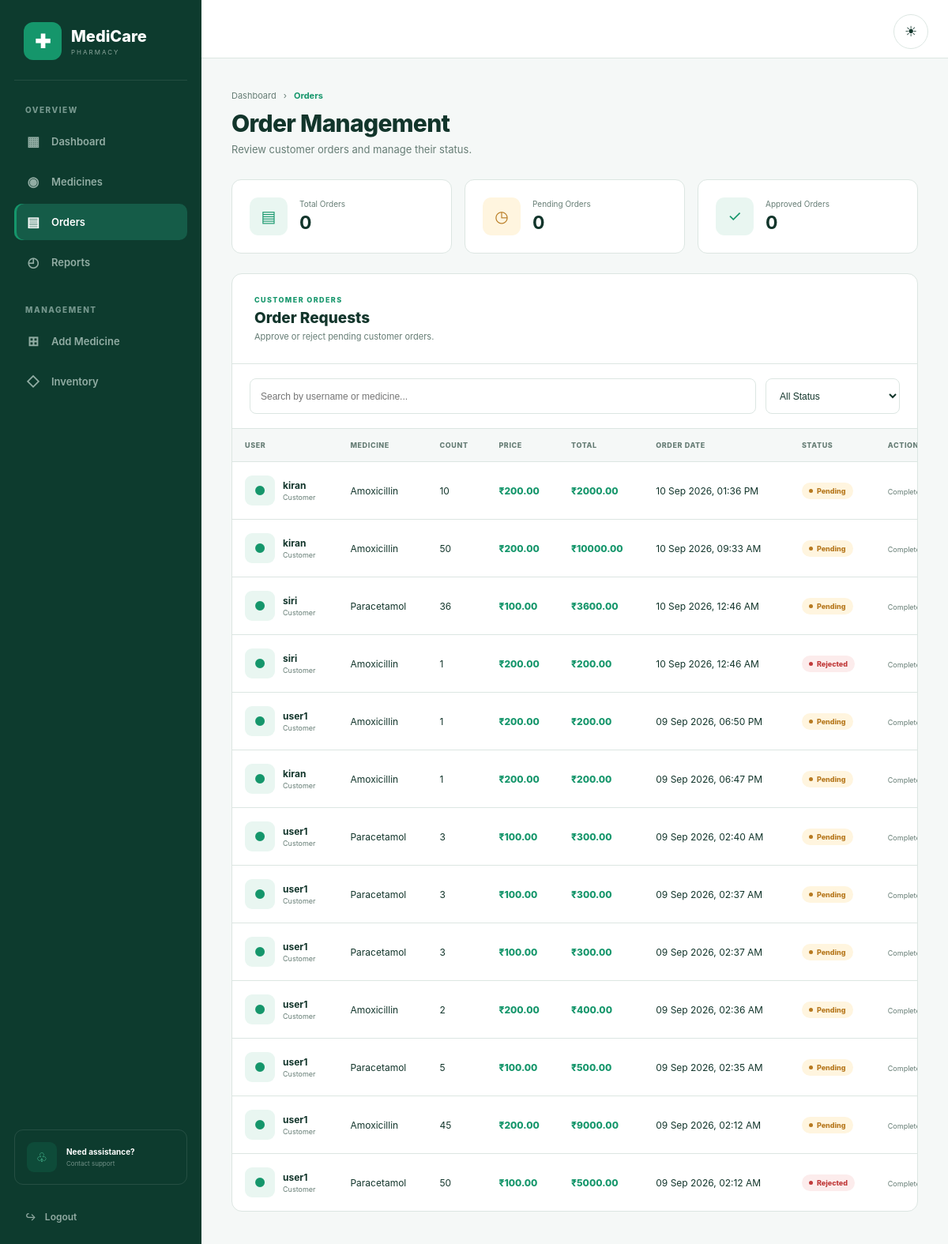
Page /orders-management/ (signed in) on the committed database.
### pharmacy/models.py (models this page shows, shortened)
class Order(models.Model):
    STATUS_CHOICES = [
        ('Pending', 'Pending'),
        ('In Progress', 'In Progress'),
        ('Delivered', 'Delivered'),
        ('Rejected', 'Rejected'),
    ]
    medicine = models.ForeignKey(
        Medicine,
        on_delete=models.CASCADE
    )
    user = models.ForeignKey(
        User,
        on_delete=models.CASCADE
    )
    count = models.PositiveIntegerField(default=1)
    order_date = models.DateTimeField(
        auto_now_add=True
    )
    status = models.CharField(
        max_length=30,
        choices=STATUS_CHOICES,
        default='Pending'
    )

class Medicine(models.Model):
    name = models.CharField(max_length=100)
    category = models.CharField(max_length=100)
    manufacture_date = models.DateField()
    expiry_date = models.DateField()
    price = models.DecimalField(
        max_digits=10,
        decimal_places=2
    )
    count = models.PositiveIntegerField(default=0)

### pharmacy/views.py (the view)
def orders_management(request):
    if not request.user.is_authenticated:
        return redirect('login')
    if not is_admin(request.user):
        return redirect('user_dashboard')
    orders = Order.objects.select_related(
        'medicine',
        'user'
    ).order_by('-order_date')
    for order in orders:
        order.total_price = order.medicine.price * order.count
    return render(
        request,
        'pharmacy/orders_management.html',
        {'orders': orders}
    )

### pharmacy/views.py (called while the page is built)
def is_admin(user):
    return user.is_authenticated and user.is_superuser

### pharmacy/templates/pharmacy/orders_management.html (shortened to what this page needs)
{% load static %}
<!DOCTYPE html>
<html lang="en">
<head>
</head>
<body>
<button
    type="button"
    id="themeToggle"
    class="theme-toggle"
    title="Switch to dark mode"
>
    <span class="sun">
        ☀
    </span>
</button>
<div class="app">
    <aside class="sidebar">
        <div class="brand">
            <div class="brand-icon">
                ✚
            </div>
            <div class="brand-name">
                <strong>
                    MediCare
                </strong>
                <span>
                    PHARMACY
                </span>
            </div>
        </div>
        <div class="menu-title">
            OVERVIEW
        </div>
        <nav class="menu">
            <a
                href="/admin-dashboard/"
                class="menu-link"
            >
                <span class="menu-icon">
                    ▦
                </span>
                <span>
                    Dashboard
                </span>
            </a>
            <a
                href="/admin-dashboard/#medicines"
                class="menu-link"
            >
                <span class="menu-icon">
                    ◉
                </span>
                <span>
                    Medicines
                </span>
            </a>
            <a
                href="/orders-management/"
                class="menu-link active"
            >
                <span class="menu-icon">
                    ▤
                </span>
                <span>
                    Orders
                </span>
            </a>
            <a
                href="/admin-dashboard/#reports"
                class="menu-link"
            >
                <span class="menu-icon">
                    ◴
                </span>
                <span>
                    Reports
                </span>
            </a>
        </nav>
        <div class="menu-title">
            MANAGEMENT
        </div>
        <nav class="menu">
            <a
                href="/add-medicine-page/"
                class="menu-link"
            >
                <span class="menu-icon">
                    ⊞
                </span>
                <span>
                    Add Medicine
                </span>
            </a>
            <a
                href="/admin-dashboard/#medicines"
                class="menu-link"
            >
                <span class="menu-icon">
                    ◇
                </span>
                <span>
                    Inventory
                </span>
            </a>
        </nav>
        <div class="sidebar-space"></div>
        <div class="support">
            <div class="support-icon">
                ♧
            </div>
            <div>
                <strong>
                    Need assistance?
                </strong>
                <span>
                    Contact support
                </span>
            </div>
        </div>
        <a
            href="/logout/"
            class="logout"
        >
            <span>
                ↪
            </span>
            <span>
                Logout
            </span>
        </a>
    </aside>
    <main class="main">
        <header class="topbar">
        </header>
        <div class="content">
            <div class="breadcrumb">
                <span>
                    Dashboard
                </span>
                <span>
                    ›
                </span>
                <strong>
                    Orders
                </strong>
            </div>
            <h1 class="page-title">
                Order Management
            </h1>
            <p class="page-description">
                Review customer orders and manage their status.
            </p>
            <div class="stats">
                <div class="stat-card">
                    <div class="stat-icon green">
                        ▤
                    </div>
                    <div>
                        <span>
                            Total Orders
                        </span>
                        <strong>
                            {{ total_orders|default:"0" }}
                        </strong>
                    </div>
                </div>
                <div class="stat-card">
                    <div class="stat-icon orange">
                        ◷
                    </div>
                    <div>
                        <span>
                            Pending Orders
                        </span>
                        <strong>
                            {{ pending_orders|default:"0" }}
                        </strong>
                    </div>
                </div>
                <div class="stat-card">
                    <div class="stat-icon green">
                        ✓
                    </div>
                    <div>
                        <span>
                            Approved Orders
                        </span>
                        <strong>
                            {{ approved_orders|default:"0" }}
                        </strong>
                    </div>
                </div>
            </div>
            <section class="panel">
                <div class="panel-header">
                    <div class="panel-label">
                        CUSTOMER ORDERS
                    </div>
                    <h2 class="panel-title">
                        Order Requests
                    </h2>
                    <p class="panel-description">
                        Approve or reject pending customer orders.
                    </p>
                </div>
                <div class="filters">
                    <div class="search">
                        <input
                            type="text"
                            id="orderSearch"
                            placeholder="Search by username or medicine..."
                            autocomplete="off"
                        >
                    </div>
                    <select
                        id="orderStatusFilter"
                        class="filter-select"
                    >
                        <option value="all">
                            All Status
                        </option>
                    </select>
                </div>
                <div class="table-wrap">
                    <table>
                        <thead>
                            <tr>
                                <th>
                                    USER
                                </th>
                                <th>
                                    MEDICINE
                                </th>
                                <th>
                                    COUNT
                                </th>
                                <th>
                                    PRICE
                                </th>
                                <th>
                                    TOTAL
                                </th>
                                <th>
                                    ORDER DATE
                                </th>
                                <th>
                                    STATUS
                                </th>
                                <th>
                                    ACTION
                                </th>
                            </tr>
                        </thead>
                        <tbody id="ordersBody">
                            {% for order in orders %}
                            <tr
                                class="order-row"
                                data-user="{{ order.user.username|lower }}"
                                data-medicine="{{ order.medicine.name|lower }}"
                                data-status="{{ order.status }}"
                            >
                                <td>
                                    <div class="medicine-cell">
                                        <div class="medicine-icon">
                                            ●
                                        </div>
                                        <div>
                                            <strong>
                                                {{ order.user.username }}
                                            </strong>
                                            <span>
                                                Customer
                                            </span>
                                        </div>
                                    </div>
                                </td>
                                <td>
                                    {{ order.medicine.name }}
                                </td>
                                <td>
                                    {{ order.count }}
                                </td>
                                <td class="table-price">
                                    ₹{{ order.medicine.price }}
                                </td>
                                <td class="table-price">
                                    ₹{{ order.total_price }}
                                </td>
                                <td>
                                    {{ order.order_date|date:"d M Y, h:i A" }}
                                </td>
                                <td>
                                    {% if order.status == "Approved" %}
                                    <span class="status approved">
                                        <span class="status-dot"></span>
                                        Approved
                                    </span>
                                    {% elif order.status == "Rejected" %}
                                    <span class="status rejected">
                                        <span class="status-dot"></span>
                                        Rejected
                                    </span>
                                    {% else %}
                                    <span class="status pending">
                                        <span class="status-dot"></span>
                                        Pending
                                    </span>
                                    {% endif %}
                                </td>
                                <td>
                                    {% if order.status == "Pending" %}
                                    <div class="actions">
                                        <button
                                            type="button"
                                            class="action approve update-order"
                                            data-id="{{ order.id }}"
                                            data-status="Approved"
                                            title="Approve Order"
                                        >
                                            ✓
                                        </button>
                                        <button
                                            type="button"
                                            class="action reject update-order"
                                            data-id="{{ order.id }}"
                                            data-status="Rejected"
                                            title="Reject Order"
                                        >
                                            ✕
                                        </button>
                                    </div>
                                    {% else %}
                                    <span
                                        style="
                                            color:var(--muted);
                                            font-size:9px;
                                        "
                                    >
                                        Completed
                                    </span>
                                    {% endif %}
                                </td>
                            </tr>
                            {% endfor %}
                        </tbody>
                    </table>
                </div>
            </section>
        </div>
    </main>
</div>
</body>
</html>

### rows in the picture
Order: user.username "kiran", medicine.name "Amoxicillin", count "10", medicine.price "200.00", total_price "2000.00", order_date "10 Sep 2026, 01:36 PM", status "Pending"
Order: user.username "kiran", medicine.name "Amoxicillin", count "50", medicine.price "200.00", total_price "10000.00", order_date "10 Sep 2026, 09:33 AM", status "Pending"
Order: user.username "siri", medicine.name "Paracetamol", count "36", medicine.price "100.00", total_price "3600.00", order_date "10 Sep 2026, 12:46 AM", status "Pending"
Order: user.username "siri", medicine.name "Amoxicillin", count "1", medicine.price "200.00", total_price "200.00", order_date "10 Sep 2026, 12:46 AM", status "Rejected" (drawn)
Order: user.username "user1", medicine.name "Amoxicillin", count "1", medicine.price "200.00", total_price "200.00", order_date "09 Sep 2026, 06:50 PM", status "Pending"
Order: user.username "kiran", medicine.name "Amoxicillin", count "1", medicine.price "200.00", total_price "200.00", order_date "09 Sep 2026, 06:47 PM", status "Pending"
Order: user.username "user1", medicine.name "Paracetamol", count "3", medicine.price "100.00", total_price "300.00", order_date "09 Sep 2026, 02:40 AM", status "Pending"
Order: user.username "user1", medicine.name "Paracetamol", count "3", medicine.price "100.00", total_price "300.00", order_date "09 Sep 2026, 02:37 AM", status "Pending"
Order: user.username "user1", medicine.name "Paracetamol", count "3", medicine.price "100.00", total_price "300.00", order_date "09 Sep 2026, 02:37 AM", status "Pending"
Order: user.username "user1", medicine.name "Amoxicillin", count "2", medicine.price "200.00", total_price "400.00", order_date "09 Sep 2026, 02:36 AM", status "Pending"
Order: user.username "user1", medicine.name "Paracetamol", count "5", medicine.price "100.00", total_price "500.00", order_date "09 Sep 2026, 02:35 AM", status "Pending"
Order: user.username "user1", medicine.name "Amoxicillin", count "45", medicine.price "200.00", total_price "9000.00", order_date "09 Sep 2026, 02:12 AM", status "Pending"
Order: user.username "user1", medicine.name "Paracetamol", count "50", medicine.price "100.00", total_price "5000.00", order_date "09 Sep 2026, 02:12 AM", status "Rejected" (drawn)

### other values in the picture
{{ total_orders|default:"0" }} "0"
{{ pending_orders|default:"0" }} "0"
{{ approved_orders|default:"0" }} "0"
